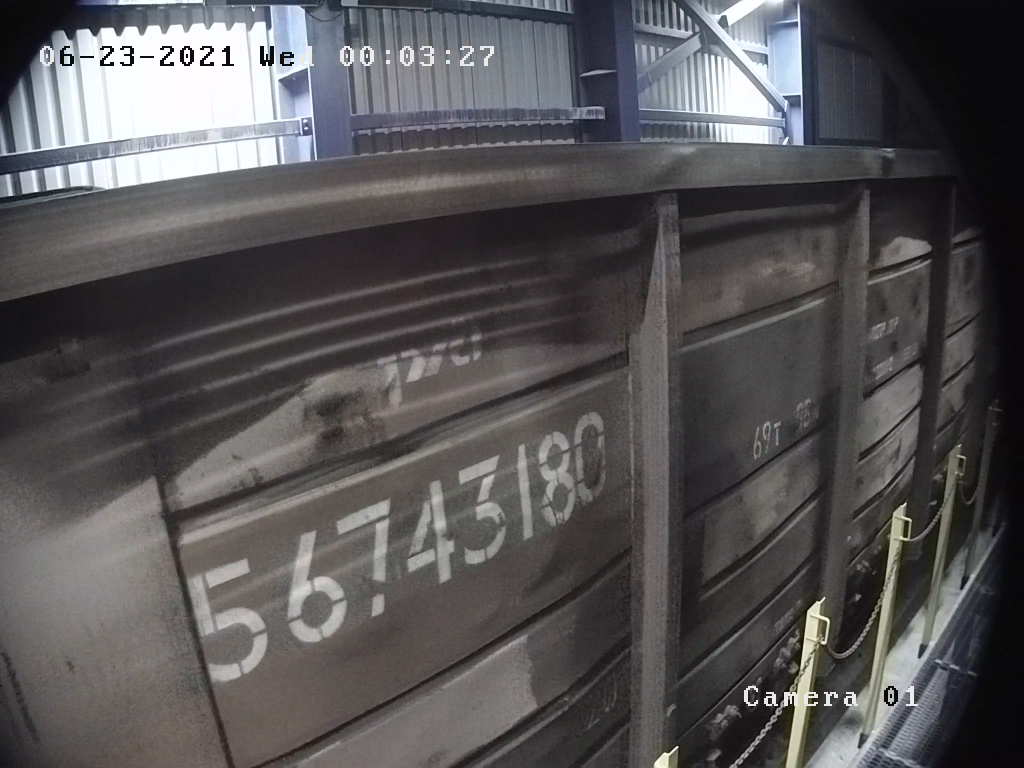
#> input picture video_test.png, 2048 x 1536 px (shown at 1/2 size)
$ python -i panorama.py   (imports and definitions only)
#> lines starting #> are read from the running program, lines starting #| are printed output that depends on the picture
import numpy as np
import imutils
import cv2

class Panaroma:

    def image_stitch(self, images, lowe_ratio=0.75, max_Threshold=4.0,match_status=False):

        #detect the features and keypoints from SIFT
        (imageB, imageA) = images
        (KeypointsA, features_of_A) = self.Detect_Feature_And_KeyPoints(imageA)
        (KeypointsB, features_of_B) = self.Detect_Feature_And_KeyPoints(imageB)

        #got the valid matched points
        Values = self.matchKeypoints(KeypointsA, KeypointsB,features_of_A, features_of_B, lowe_ratio, max_Threshold)

        if Values is None:
            return None

        #to get perspective of image using computed homography
        (matches, Homography, status) = Values
        result_image = self.getwarp_perspective(imageA,imageB,Homography)
        result_image[0:imageB.shape[0], 0:imageB.shape[1]] = imageB

        # check to see if the keypoint matches should be visualized
        if match_status:
            vis = self.draw_Matches(imageA, imageB, KeypointsA, KeypointsB, matches,status)

            return (result_image, vis)

        return result_image

    # [56 lines left out: functions getwarp_perspective, Detect_Feature_And_KeyPoints, get_Allpossible_Match, All_validmatches, Compute_Homography, matchKeypoints, not called in this run]

    def get_image_dimension(self,image):
        (h,w) = image.shape[:2]
        return (h,w)

    # [23 lines left out: functions get_points, draw_Matches, not called in this run]

>>> import cv2
>>> picture = cv2.imread('video_test.png', cv2.IMREAD_GRAYSCALE)
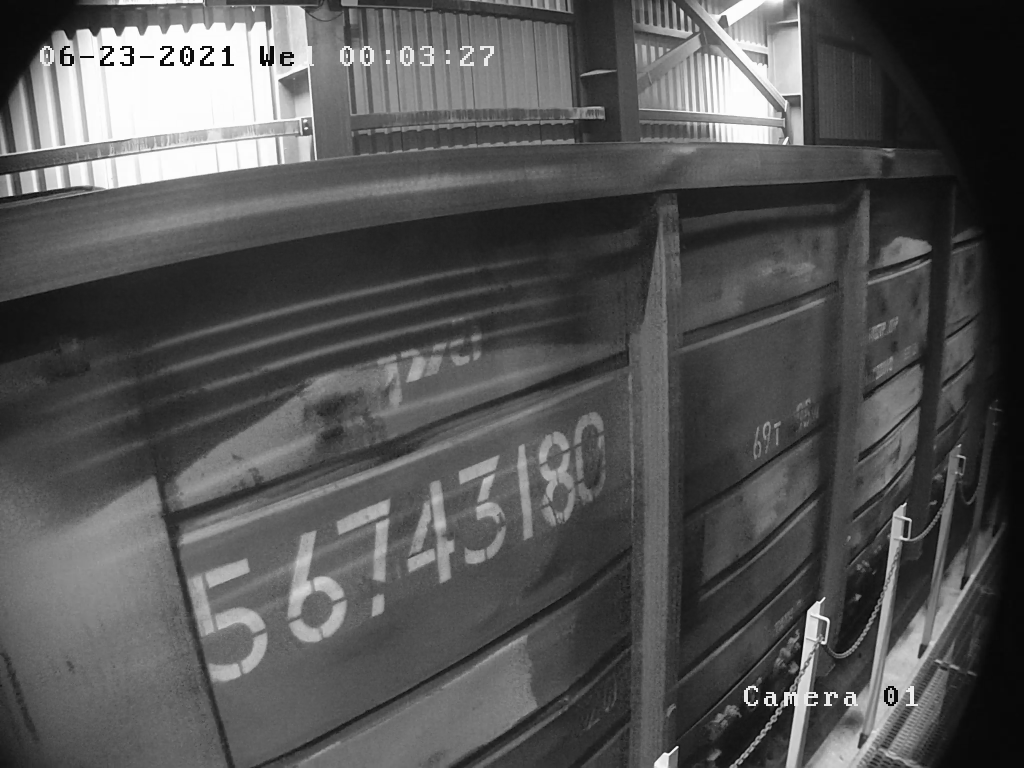
#> picture: shape (1536, 2048) (shown at 1/2 size); min 0, max 255, mean 85.1
>>> result = Panaroma().image_stitch(picture)
#> (the run stopped early here; a loop or call above may not have finished)
